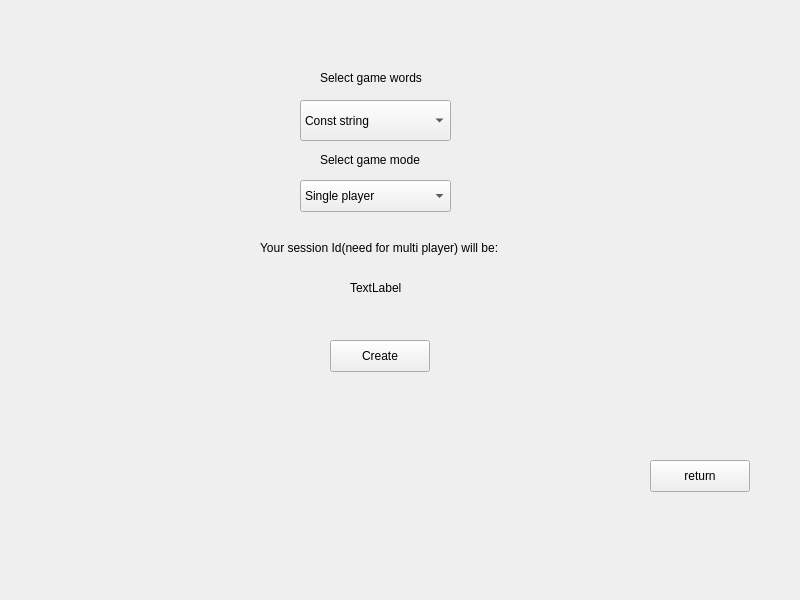
<?xml version="1.0" encoding="UTF-8"?>
<ui version="4.0">
 <class>CreateWindow</class>
 <widget class="QMainWindow" name="CreateWindow">
  <property name="geometry">
   <rect>
    <x>0</x>
    <y>0</y>
    <width>800</width>
    <height>600</height>
   </rect>
  </property>
  <property name="windowTitle">
   <string>MainWindow</string>
  </property>
  <widget class="QWidget" name="centralwidget">
   <widget class="QComboBox" name="WordsBox">
    <property name="geometry">
     <rect>
      <x>300</x>
      <y>100</y>
      <width>151</width>
      <height>41</height>
     </rect>
    </property>
    <item>
     <property name="text">
      <string>Const string</string>
     </property>
    </item>
    <item>
     <property name="text">
      <string>Const string 2</string>
     </property>
    </item>
   </widget>
   <widget class="QLabel" name="label">
    <property name="geometry">
     <rect>
      <x>320</x>
      <y>70</y>
      <width>131</width>
      <height>16</height>
     </rect>
    </property>
    <property name="text">
     <string>Select game words</string>
    </property>
   </widget>
   <widget class="QPushButton" name="ReturnButton">
    <property name="geometry">
     <rect>
      <x>650</x>
      <y>460</y>
      <width>100</width>
      <height>32</height>
     </rect>
    </property>
    <property name="text">
     <string>return</string>
    </property>
   </widget>
   <widget class="QComboBox" name="ModeBox">
    <property name="geometry">
     <rect>
      <x>300</x>
      <y>180</y>
      <width>151</width>
      <height>32</height>
     </rect>
    </property>
    <item>
     <property name="text">
      <string>Single player</string>
     </property>
    </item>
    <item>
     <property name="text">
      <string>Multi player</string>
     </property>
    </item>
   </widget>
   <widget class="QLabel" name="label_2">
    <property name="geometry">
     <rect>
      <x>320</x>
      <y>150</y>
      <width>131</width>
      <height>20</height>
     </rect>
    </property>
    <property name="text">
     <string>Select game mode</string>
    </property>
   </widget>
   <widget class="QLabel" name="label_3">
    <property name="geometry">
     <rect>
      <x>260</x>
      <y>240</y>
      <width>271</width>
      <height>16</height>
     </rect>
    </property>
    <property name="text">
     <string>Your session Id(need for multi player) will be:</string>
    </property>
   </widget>
   <widget class="QLabel" name="SessionId">
    <property name="geometry">
     <rect>
      <x>350</x>
      <y>280</y>
      <width>58</width>
      <height>16</height>
     </rect>
    </property>
    <property name="text">
     <string>TextLabel</string>
    </property>
   </widget>
   <widget class="QPushButton" name="CreateButton">
    <property name="geometry">
     <rect>
      <x>330</x>
      <y>340</y>
      <width>100</width>
      <height>32</height>
     </rect>
    </property>
    <property name="text">
     <string>Create</string>
    </property>
   </widget>
  </widget>
 </widget>
 <resources/>
 <connections/>
</ui>
